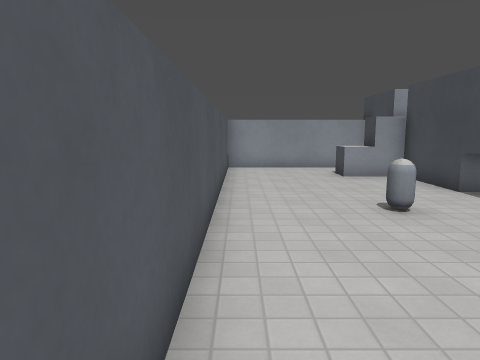
view 1 (above)

15 first-person views from a walk through a level from a Godot 3-D game. The camera is 1.5 m above the floor, tilts 8° down and sees 70° across. The floor is counted in squares, 1 m on a side. Each view is taken from the middle of a square. On the plan, view 1 faces up. The plan holds only what a view shows up to about 16 squares ahead; the rest is blank. Surface patterns are stand-ins for the level's own textures.

view 2
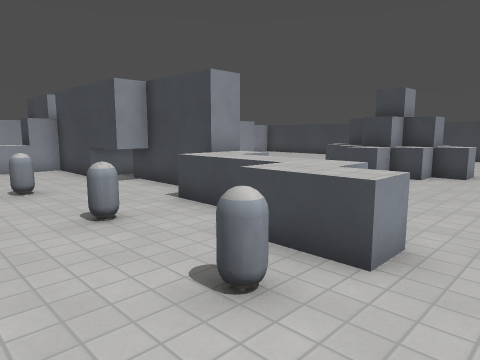

view 3
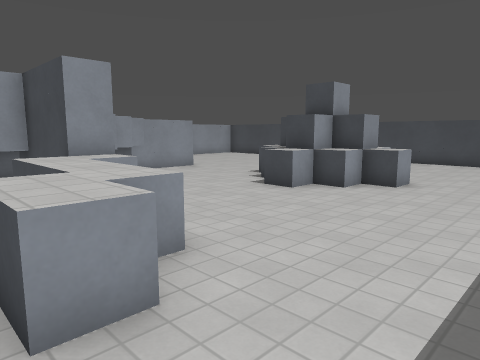

view 4
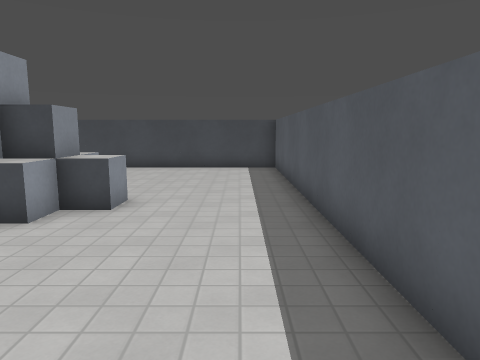

view 5
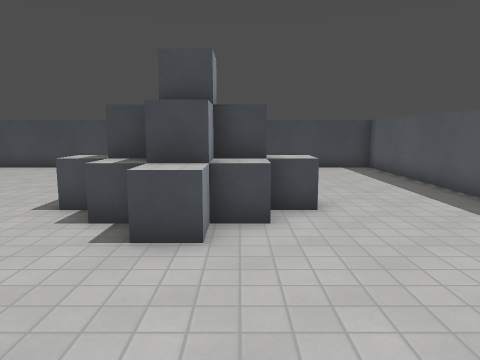

view 6
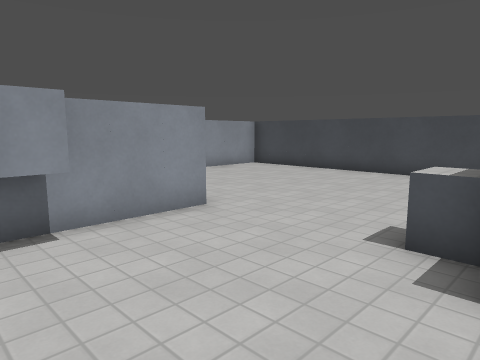

view 7
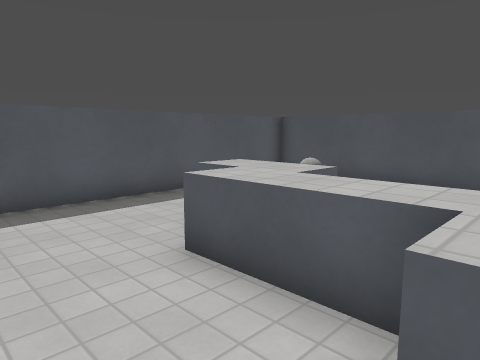

view 8
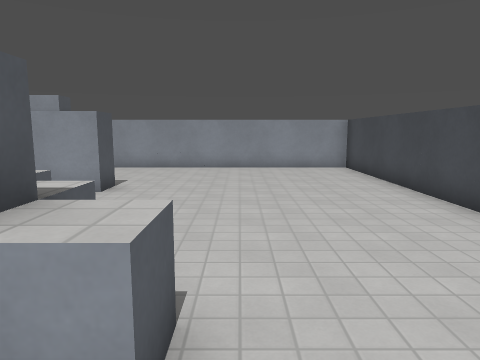

view 9
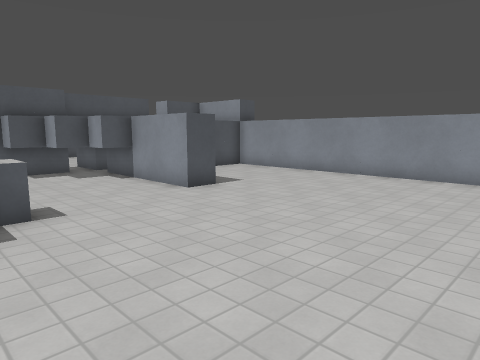

view 10
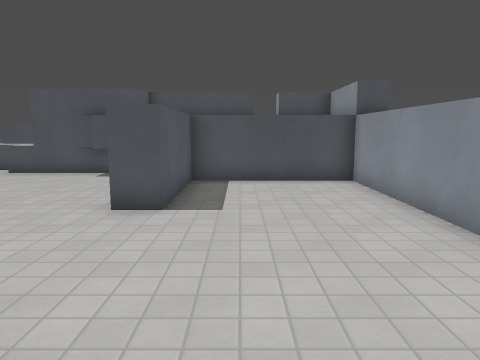

view 11
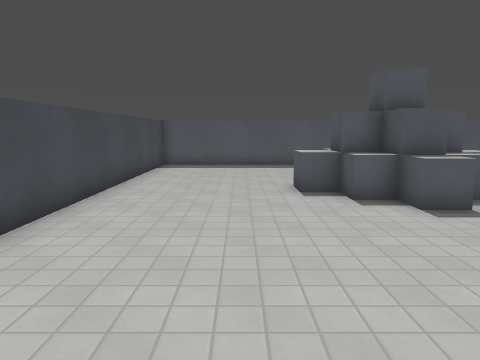

view 12
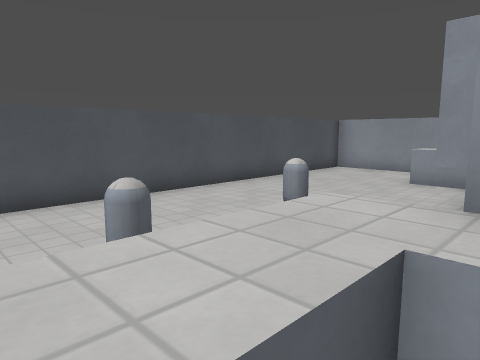

view 13
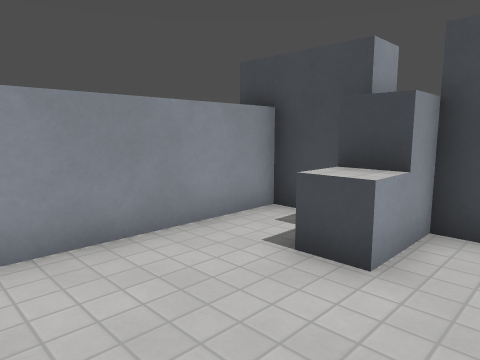

view 14
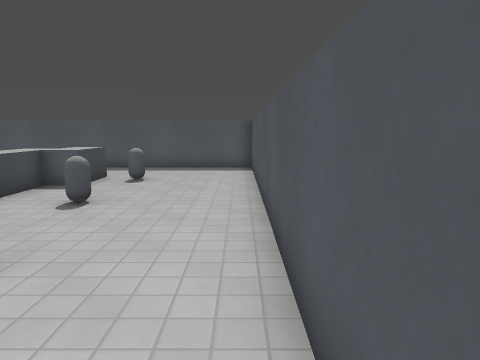

view 15
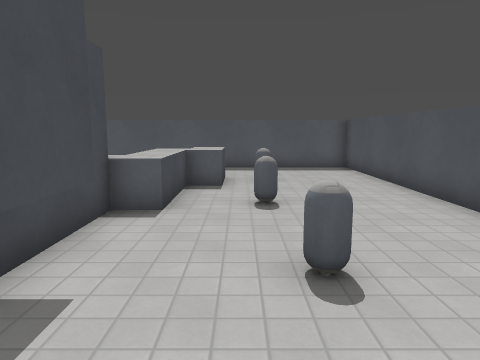

### Floor plan
Points are (right, up) in squares from view 1. A wall is a line through its corners. A room is listed if a view was taken in it or the views show most of it. See-through windows are left out.
Room 1 (views 1, 2, 3, 4, 5, 6, 7, 8, 9, 10, 11, 12, 13, 14, 15)
walls: (12, 2.5) (13, 2.5); (13.5, 2.8) (13.5, 4.5); (14.5, 4.5) (14.5, 2.5) (16.5, 2.5); (10.5, 8.6) (10.5, 7.5) (9.5, 7.5) (9.5, 6.5) (8.5, 6.5) (8.5, 5.5) (7.5, 5.5); (7.6, 3.5) (6.5, 3.5) (6.5, 7.5); (7.5, 7.6) (7.5, 2.5); (6.6, 6.5) (5.5, 6.5) (5.5, 11.5) (3.5, 11.5); (14.6, 0.5) (12.5, 0.5) (12.5, 3.5) (15.5, 3.5) (15.5, 1.5); (13.5, -0.5) (13.5, 1.5) (11.5, 1.5); (4.5, 11.4) (4.5, 12.5); (5.5, 13) (5.5, 14.5) (-0.5, 14.5) (-0.5, -4.5) (21.5, -4.5) (21.5, 14.5) (9.5, 14.5) (9.5, 9.5) (13.5, 9.5) (13.5, 8.5) (8.5, 8.5)
low walls: (13.5, 4.5) (14.5, 4.5); (11.5, 1.5) (11.5, 2.5); (7.5, 2.5) (6.5, 2.5) (6.5, -0.5) (5.5, -0.5) (5.5, -1.5) (4.5, -1.5) (4.5, 0.5) (5.5, 0.5) (5.5, 3.5) (6.5, 3.5); (16.5, 2.5) (16.5, 1.5) (15.8, 1.5); (15.5, 0.5) (14.8, 0.5); (14.5, -0.5) (13.5, -0.5); (3.5, 11.5) (3.5, 12.5)

Positions as (right, up) in squares from view 1, and headings:
1: (0, 0), facing up
2: (1, -3), facing up-right
3: (4, -4), facing up-right
4: (7, -3), facing right
5: (7, 1), facing right
6: (9, 3), facing up-right
7: (9, 3), facing down-left
8: (17, 0), facing up
9: (21, 3), facing up-left
10: (20, 11), facing left
11: (18, 11), facing down
12: (7, 1), facing up-left
13: (0, 10), facing up-right
14: (0, 10), facing down
15: (4, 10), facing down
